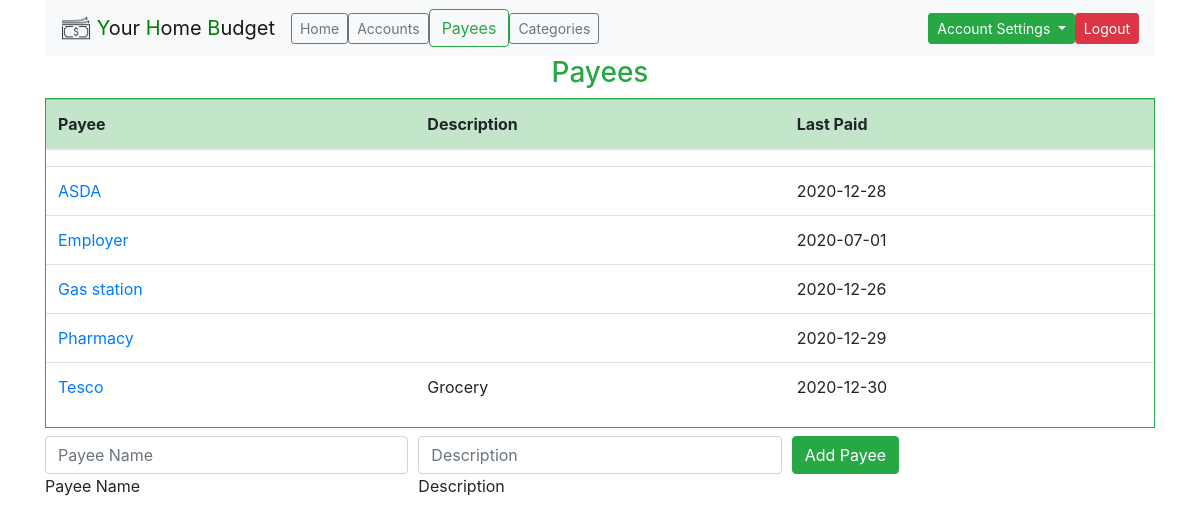
Page /payees (signed in) on the committed database.
### tables this page shows
CREATE TABLE payee (payee_id INTEGER PRIMARY KEY, payee_name TEXT NOT NULL, user_id INTEGER NOT NULL, description TEXT);

### app/views.py (the view)
@app.route("/payees")
@login_required
def payees():
    st_name = "Payees"
    with sql.connect("sqlite.db") as con:
        con.row_factory = sql.Row
        cur = con.cursor()
        payee_list_dict = payee_list_from_db(session["user_id"], cur)
        if not payee_list_dict:
            payee_list_dict = []
            flash("You don't have any payee yet. Please create new payee",
                   "warning")
        else:
            for payee in payee_list_dict:
                cur.execute(
                    "SELECT MAX(date) FROM transactions WHERE payee_id = ?",
                    (payee["payee_id"],))
                payee["last_paid"] = cur.fetchone()[0]
    con.close()
    return render_template("payees.html", payee_list_dict=payee_list_dict,
                           st_name=st_name)

### app/helpers.py (called while the page is built)
def login_required(f):
    @wraps(f)
    def decorated_function(*args, **kwargs):
        if session.get('user_id') is None:
            return redirect("/login")
        return f(*args, **kwargs)
    return decorated_function

def payee_list_from_db(user_id, cur):
    payee_list_dict = []
    cur.execute("""SELECT * FROM payee WHERE user_id = ?
        ORDER BY payee_name COLLATE NOCASE ASC""",(user_id,))
    payee_db = cur.fetchall()
    if not payee_db:
        return False
    for pay in payee_db:
        payee_dict = {}
        payee_dict["payee_id"] = pay["payee_id"]
        payee_dict["payee_name"] = pay["payee_name"]
        payee_dict["user_id"] = pay["user_id"]
        payee_dict["description"] = pay["description"]
        payee_list_dict.append(payee_dict)
    return payee_list_dict

### app/views.py (called while the page is built)
@app.after_request
def after_request(response):
    response.headers["Cache-Control"] = "no-cache, no-store, must-revalidate"
    response.headers["Expires"] = 0
    response.headers["Pragma"] = "no-cache"
    return response

@app.context_processor
def inject_dict_for_all_templates():
    return dict(href_dict=href_dict)

### app/templates/payees.html (shortened to what this page needs)
{% extends "layout.html" %}
{% block main %}
    <h3 class="text-success text-center">Payees</h3>
    <div class="table-container border border-success mt-2 mb-2">
        <div class="scrollable">
            <table class="table table-hover">
                <thead>
                    <tr class="table-success">
                        <th>Payee</th>
                        <th>Description</th>
                        <th>Last Paid</th>
                    </tr>
                </thead>
            </table>
        </div>
        <div class="body-table-container scrollable">
            <table class="table table-hover">
                <tbody>
                    {% for payee in payee_list_dict %}
                    <tr>
                        <td>
                            <a href="/payee/{{ payee['payee_id'] }}">
                                {{ payee["payee_name"] }}
                            </a>
                        </td>
                        {% if payee["description"] %}
                        <td>{{ payee["description"] }}</td>
                        {% else %}
                        <td></td>
                        {% endif %}
                        {% if payee["last_paid"] %}
                        <td>{{ payee["last_paid"] }}</td>
                        {% else %}
                        <td></td>
                        {% endif %}
                    </tr>
                    {% endfor %}
                </tbody>
            </table>
        </div>
    </div>
    <form action="/add_payee" method="POST">
        <div class="form-row">
            <div class="form-group col">
                <input name="payee_name" type="text" class="form-control" placeholder="Payee Name">
                <label for="payee_name">Payee Name</label>
            </div>
            <div class="form-group col">
                <input name="description" type="text" class="form-control" placeholder="Description">
                <label for="description">Description</label>
            </div>
            <div class="col">
                <button type="submit" class="btn btn-success">Add Payee</button>
            </div>
        </div>
    </form>
{% endblock %}

### app/static/style.css (style rules this page uses)
.scrollable { overflow-y: scroll; }
.body-table-container { max-height: 550px; }
table thead>tr>th { width: 25%; }
table tbody>tr>td { width: 25%; }

### rows in the picture
payee: payee_name "ASDA", last_paid "2020-12-28"
payee: payee_name "Employer", last_paid "2020-07-01"
payee: payee_name "Gas station", last_paid "2020-12-26"
payee: payee_name "Pharmacy", last_paid "2020-12-29"
payee: payee_name "Tesco", description "Grocery", last_paid "2020-12-30"

### other values in the picture
{{ element }} "Home" "Accounts" "Categories"
{{ element }} "Payees"
